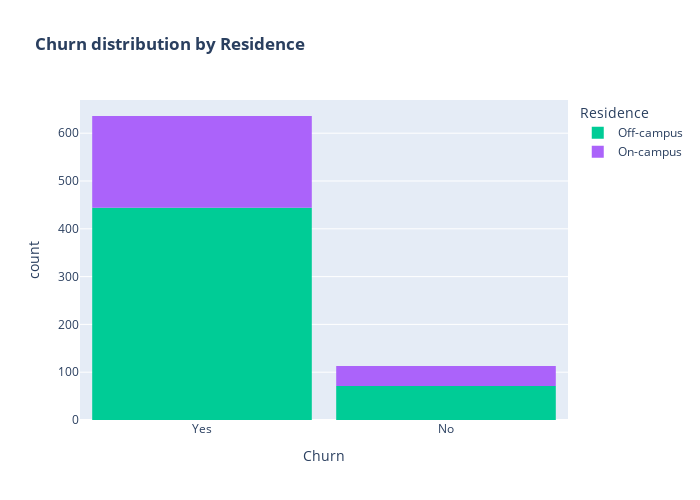

Notebook source saved alongside this figure:
### Code cell
color_map = {"Yes": '#FFA15A', "No": '#00CC96'}
fig = px.histogram(data, x="Churn", color="Residence",  title="<b>Churn distribution by Residence</b>", color_discrete_map=color_map)
fig.update_layout(width=700, height=500, bargap=0.1)
fig.show()

### Figure 1 — Plotly figure (JSON) as saved in the notebook; plotly's stock layout.template omitted (floating-point values rounded to 4 significant figures; data arrays with more than 128 entries replaced by an {"elided": "..."} marker saying what was removed)
{"data": [{"alignmentgroup": "True", "bingroup": "x", "hovertemplate": "Residence=Off-campus<br>Churn=%{x}<br>count=%{y}<extra></extra>", "legendgroup": "Off-campus", "marker": {"color": "#00cc96", "pattern": {"shape": ""}}, "name": "Off-campus", "offsetgroup": "Off-campus", "orientation": "v", "showlegend": true, "type": "histogram", "x": {"elided": "515 str values"}, "xaxis": "x", "yaxis": "y"}, {"alignmentgroup": "True", "bingroup": "x", "hovertemplate": "Residence=On-campus<br>Churn=%{x}<br>count=%{y}<extra></extra>", "legendgroup": "On-campus", "marker": {"color": "#ab63fa", "pattern": {"shape": ""}}, "name": "On-campus", "offsetgroup": "On-campus", "orientation": "v", "showlegend": true, "type": "histogram", "x": {"elided": "234 str values"}, "xaxis": "x", "yaxis": "y"}], "layout": {"bargap": 0.1, "barmode": "relative", "height": 500, "legend": {"title": {"text": "Residence"}, "tracegroupgap": 0}, "title": {"text": "<b>Churn distribution by Residence</b>"}, "width": 700, "xaxis": {"anchor": "y", "domain": [0, 1], "title": {"text": "Churn"}}, "yaxis": {"anchor": "x", "domain": [0, 1], "title": {"text": "count"}}}}
